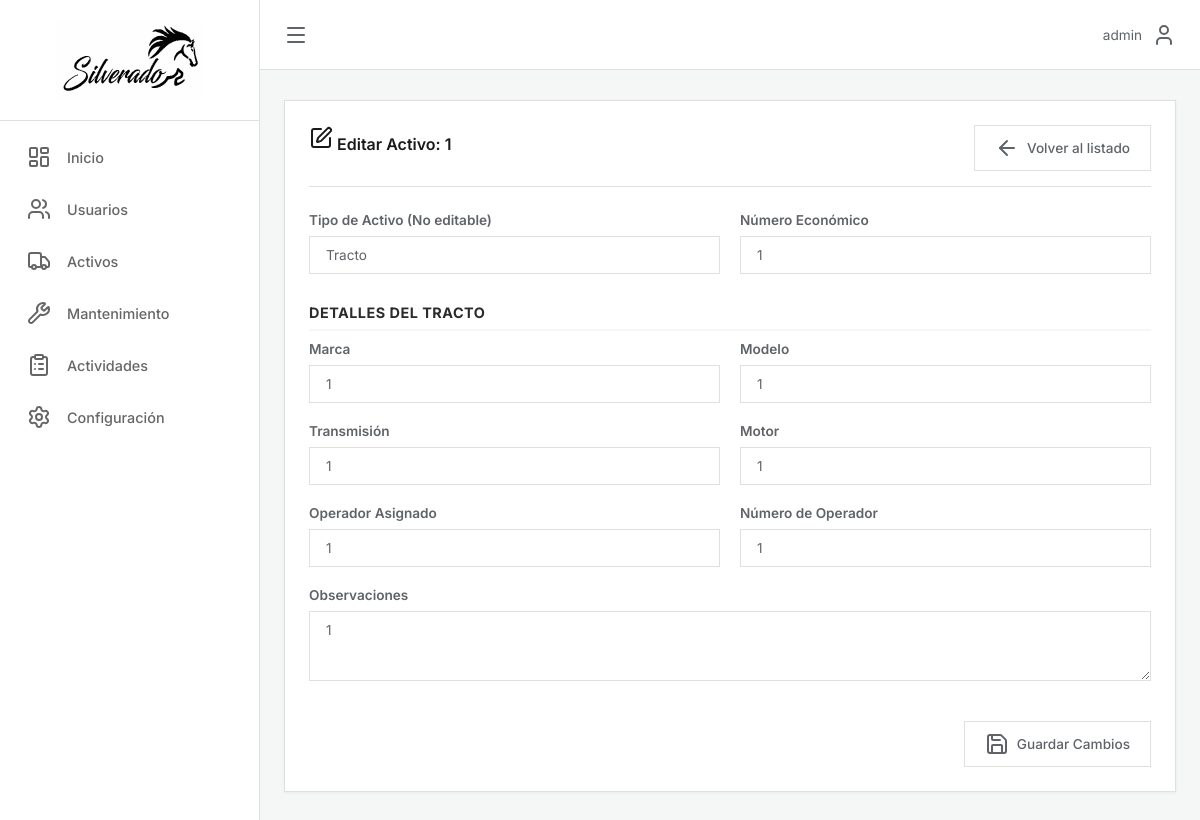
Screenshot of /home/assets/edit/4/ (signed in) with the database file from the repository.
### users/models.py (models this page shows)
class CustomUser(AbstractUser):
    ROLE_CHOICES = [
        ('staff', 'Staff'),
        ('administrador', 'Administrador'),
        ('propietario', 'Propietario'),
    ]
    role = models.CharField(max_length=15, choices=ROLE_CHOICES, default='staff')
    phone_number = models.CharField(max_length=15, blank=True, null=True)
    class Meta:
        db_table = 'auth_user' # Opcional: para mantener compatibilidad si ya tenías datos

### home/models.py (models this page shows, shortened)
class Asset(models.Model):
    ASSET_TYPE_CHOICES = [
        ('tracto', 'Tracto'),
        ('caja', 'Caja'),
    ]
    asset_type = models.CharField(
        max_length=10,
        choices=ASSET_TYPE_CHOICES,
        verbose_name="Tipo de Activo"
    )
    number = models.CharField(max_length=50, unique=True, verbose_name="Número Económico")
    observations = models.TextField(blank=True, null=True, verbose_name="Observaciones")
    created_at = models.DateTimeField(auto_now_add=True)
    updated_at = models.DateTimeField(auto_now=True)
    brand = models.CharField(max_length=100, blank=True, null=True, verbose_name="Marca")
    model_name = models.CharField(max_length=100, blank=True, null=True, verbose_name="Modelo")
    transmission = models.CharField(max_length=100, blank=True, null=True, verbose_name="Transmisión")
    operator = models.CharField(max_length=150, blank=True, null=True, verbose_name="Operador")
    operator_number = models.CharField(max_length=50, blank=True, null=True, verbose_name="Número de Operador")
    engine = models.CharField(max_length=100, blank=True, null=True, verbose_name="Motor")
    plates = models.CharField(max_length=20, blank=True, null=True, verbose_name="Placas")
    dimensions = models.CharField(max_length=100, blank=True, null=True, verbose_name="Dimensiones")
    state = models.CharField(max_length=100, blank=True, null=True, verbose_name="Estado")
    condition = models.CharField(max_length=100, blank=True, null=True, verbose_name="Condición")
    class Meta:
        verbose_name = "Activo"
        verbose_name_plural = "Activos"
        ordering = ['-created_at']

### home/views.py (the view, shortened to what this page needs)
# urls.py: path('assets/edit/<int:asset_id>/', user_passes_test(is_admin_user)(views.edit_asset), name='edit_asset'),
def edit_asset(request: HttpRequest, asset_id: int):
    try:
        asset = assets.Asset.objects.get(id=asset_id)
    except assets.Asset.DoesNotExist:
        messages.error(request, "El activo no existe.")
        return redirect('assets')
    return render(request, 'assets/edit_asset.html', {'asset': asset})

### home/urls.py (called while the page is built)
def is_admin_user(user):
    return user.is_authenticated and user.role in ['administrador', 'propietario']

### home/templates/assets/edit_asset.html (shortened to what this page needs)
{% extends 'base.html' %}
{% load static %}
{% block extra_css %}
<link rel="stylesheet" href="{% static 'css/assets.css' %}">
{% endblock %}
{% block content %}
<div class="data-section no-roundness">
    <div class="section-header">
        <h3><i data-lucide="edit"></i> Editar Activo: {{ asset.number }}</h3>
        <a href="{% url 'assets' %}" class="action-btn">
            <i data-lucide="arrow-left"></i> Volver al listado
        </a>
    </div>
    <form method="post" class="asset-form" id="edit-asset-form">
        <div class="form-grid">
            <div class="form-group">
                <label for="asset_type">Tipo de Activo (No editable)</label>
                <input type="text" value="{{ asset.get_asset_type_display }}" class="filter-select no-roundness" disabled>
            </div>
            <div class="form-group">
                <label for="number">Número Económico</label>
                <input type="text" name="number" id="number" class="filter-select no-roundness"
                       value="{{ asset.number }}" required>
            </div>
        </div>
        <div id="section-tracto" class="asset-specific-fields {% if asset.asset_type != 'tracto' %}hidden{% endif %}">
            <h4 class="form-subtitle">Detalles del Tracto</h4>
            <div class="form-grid">
                <div class="form-group">
                    <label>Marca</label>
                    <input type="text" name="brand" class="filter-select no-roundness" value="{{ asset.brand|default:'' }}">
                </div>
                <div class="form-group">
                    <label>Modelo</label>
                    <input type="text" name="model_name" class="filter-select no-roundness" value="{{ asset.model_name|default:'' }}">
                </div>
                <div class="form-group">
                    <label>Transmisión</label>
                    <input type="text" name="transmission" class="filter-select no-roundness" value="{{ asset.transmission|default:'' }}">
                </div>
                <div class="form-group">
                    <label>Motor</label>
                    <input type="text" name="engine" class="filter-select no-roundness" value="{{ asset.engine|default:'' }}">
                </div>
                <div class="form-group">
                    <label>Operador Asignado</label>
                    <input type="text" name="operator" class="filter-select no-roundness" value="{{ asset.operator|default:'' }}">
                </div>
                <div class="form-group">
                    <label>Número de Operador</label>
                    <input type="text" name="operator_number" class="filter-select no-roundness" value="{{ asset.operator_number|default:'' }}">
                </div>
            </div>
        </div>
        <div class="form-group full-width" style="margin-top: 20px;">
            <label for="observations">Observaciones</label>
            <textarea name="observations" id="observations" rows="3"
                      class="filter-select no-roundness" style="height: auto;">{{ asset.observations|default:'' }}</textarea>
        </div>
        <div class="form-actions">
            <button type="submit" class="action-btn login-submit no-roundness">
                <i data-lucide="save"></i> Guardar Cambios
            </button>
        </div>
    </form>
</div>
{% endblock %}

### templates/base.html (shortened to what this page needs)
{% load static %}
<!DOCTYPE html>
<html lang="es-MX">
<head>
    <link rel="stylesheet" href="{% static 'css/base.css' %}">
    <link rel="stylesheet" href="{% static 'css/forms.css' %}">
    {% block extra_css %}{% endblock %}
</head>
<body>
    <div class="dashboard-container">
        <aside class="sidebar" id="sidebar">
            <div class="sidebar-header">
                <a href="{% url 'index_admin' %}" class="sidebar-logo-link">
                    <img src="{% static 'img/logo.svg' %}" alt="Transportes Silverado" class="sidebar-logo">
                </a>
            </div>
            <nav class="sidebar-nav">
                <a href="{% url 'index_admin' %}" class="nav-item">
                    <i data-lucide="layout-dashboard"></i>
                    <span>Inicio</span>
                </a>
                <a href="{% url 'users' %}" class="nav-item">
                    <i data-lucide="users"></i>
                    <span>Usuarios</span>
                </a>
                <a href="{% url 'assets' %}" class="nav-item">
                    <i data-lucide="truck"></i>
                    <span>Activos</span>
                </a>
                <a href="{% url 'maintenance' %}" class="nav-item">
                    <i data-lucide="wrench"></i>
                    <span>Mantenimiento</span>
                </a>
                <a href="#" class="nav-item">
                    <i data-lucide="clipboard-list"></i>
                    <span>Actividades</span>
                </a>
                <a href="#" class="nav-item">
                    <i data-lucide="settings"></i>
                    <span>Configuración</span>
                </a>
            </nav>
        </aside>
        <main class="main-content">
            <header class="topbar">
                <button id="menu-toggle" class="menu-btn"><i data-lucide="menu"></i></button>
                <div class="topbar-right">
                    <div class="user-menu-container">
                        <div class="user-info user-info-trigger" id="profile-menu-trigger">
                            <span>{{ request.user.username|default:"Admin" }}</span>
                            <i data-lucide="user" class="user-icon"></i>
                        </div>
                    </div>
                </div>
            </header>
            <div class="content-area">
                {% block content %}{% endblock %}
            </div>
        </main>
    </div>
</body>
</html>

### static/css/base.css (style rules this page uses)
:root { --bg-color: #f4f7f6; --sidebar-bg: #ffffff; --border-color: #e0e0e0; --text-primary: #1a1a1a; --text-secondary: #5f6368; --text-active: #000000; --text-muted: #666666; --accent-color: #2b2b2b; --accent-line: #000000; --success-color: #2ecc71; --warning-color: #f39c12; --danger-color: #e74c3c; --sidebar-width: 260px; --card-shadow: 0 1px 3px rgba(0,0,0,0.05); }
* { margin: 0; padding: 0; box-sizing: border-box; font-family: 'Inter', sans-serif; }
body { background-color: var(--bg-color); color: var(--text-primary); }
.dashboard-container { display: flex; min-height: 100vh; overflow-x: hidden; }
.sidebar { width: var(--sidebar-width); background: var(--sidebar-bg); border-right: 1px solid var(--border-color); display: flex; flex-direction: column; flex-shrink: 0; transition: transform 0.3s ease; }
.sidebar-header { padding: 20px 24px; display: flex; align-items: center; justify-content: center; border-bottom: 1px solid var(--border-color); }
.sidebar-logo-link { text-decoration: none; display: block; width: 100%; }
.sidebar-logo { max-width: 100%; height: 80px; display: block; object-fit: contain; margin: 0 auto; }
.sidebar-nav { display: flex; flex-direction: column; padding-top: 10px; }
.nav-item { display: flex; align-items: center; padding: 14px 24px; text-decoration: none; color: var(--text-muted); font-size: 0.9rem; font-weight: 500; transition: all 0.1s ease; border-left: 3px solid transparent; gap: 16px; }
.main-content { flex: 1; display: flex; flex-direction: column; width: 100%; min-width: 0; }
.topbar { height: 70px; background-color: var(--sidebar-bg); border-bottom: 1px solid var(--border-color); display: flex; align-items: center; justify-content: space-between; padding: 0 24px; }
.menu-btn { background: none; border: none; font-size: 1.4rem; cursor: pointer; color: var(--text-secondary); display: flex; align-items: center; }
.topbar-right { display: flex; align-items: center; gap: 20px; }
.user-menu-container { position: relative; }
.user-info { display: flex; align-items: center; gap: 10px; font-size: 0.85rem; color: var(--text-secondary); }
.content-area { padding: 30px 24px; flex: 1; }
.action-btn { background-color: transparent; border: 1px solid var(--border-color); color: var(--text-secondary); padding: 10px 20px; font-size: 0.85rem; font-weight: 500; cursor: pointer; transition: all 0.2s; display: inline-flex; align-items: center; justify-content: center; gap: 8px; text-decoration: none; line-height: normal; white-space: nowrap; }
.filter-select { padding: 10px 16px; border: 1px solid var(--border-color); background-color: #ffffff; font-size: 0.85rem; color: var(--text-secondary); appearance: none; -webkit-appearance: none; cursor: pointer; flex: 1; min-width: 150px; }
.data-section { background: #ffffff; padding: 24px; box-shadow: var(--card-shadow); border: 1px solid var(--border-color); margin-bottom: 24px; overflow-x: auto; }
.data-section h3 { font-size: 1rem; margin-bottom: 16px; font-weight: 600; }
.no-roundness { border-radius: 0 !important; }
.user-info-trigger { cursor: pointer; }

### static/css/forms.css (style rules this page uses)
.full-width { width: 100%; }

### static/css/assets.css (style rules this page uses)
.section-header { display: flex; justify-content: space-between; align-items: center; margin-bottom: 25px; border-bottom: 1px solid var(--border-color); padding-bottom: 15px; }
.form-grid { display: grid; grid-template-columns: repeat(auto-fit, minmax(280px, 1fr)); gap: 20px; }
.form-group { display: flex; flex-direction: column; gap: 8px; }
.form-group label { font-size: 0.85rem; font-weight: 600; color: var(--text-secondary); }
.form-subtitle { grid-column: 1 / -1; margin: 30px 0 10px 0; padding-bottom: 8px; border-bottom: 2px solid var(--bg-color); color: var(--accent-color); font-size: 0.9rem; text-transform: uppercase; letter-spacing: 0.5px; }
.asset-specific-fields { animation: fadeInForm 0.4s ease; }
.full-width { grid-column: 1 / -1; }
.form-actions { margin-top: 40px; display: flex; justify-content: flex-end; }

### rows the page displays
Asset: number "1", asset_type "Tracto", brand "1", model_name "1", transmission "1", engine "1", operator "1", operator_number "1", observations "1"

### other values shown
{{ request.user.username|default:"Admin" }} "admin"
